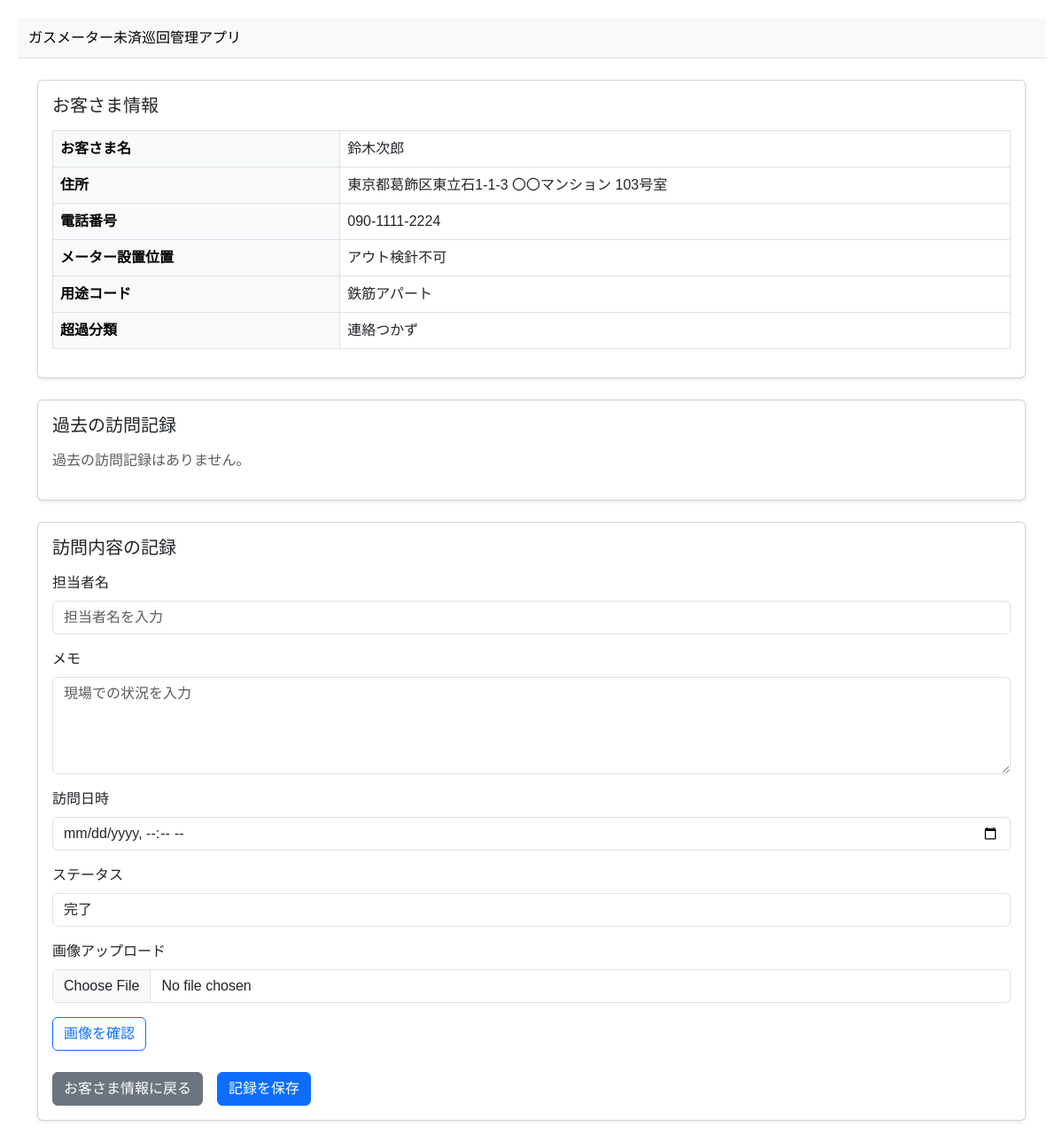
/visits/visit_record/6/, run on the app's committed database.
### customers/models.py (models this page shows, shortened)
class Customer(models.Model):
    name = models.CharField('お客様名', max_length=100)
    address1 = models.CharField('住所', max_length=255)
    address2 = models.CharField('丁目番地号', max_length=255, blank=True)
    address3 = models.CharField('アパート名', max_length=255, blank=True)
    latitude = models.DecimalField('緯度', max_digits=9, decimal_places=6, null=True, blank=True)
    longitude = models.DecimalField('経度', max_digits=9, decimal_places=6, null=True, blank=True)
    tel = models.CharField('電話番号', max_length=20, blank=True)
    inspection_dur_date = models.DateField('検定年月', null=True, blank=True)
    valv_status = models.CharField('開閉栓', max_length=20)
    current_model = models.CharField('現取付型号', max_length=100)
    current_serial_number = models.CharField('現社番', max_length=100)
    meter_location = models.CharField('メーター設置位置', max_length=255)
    usage_code = models.CharField('用途コード', max_length=50)
    excess_category = models.CharField('超過分類', max_length=50)
    reason = models.TextField('事由', blank=True)
    created_at = models.DateTimeField('作成日時', default=timezone.now)

### visits/views.py (the view, shortened to what this page needs)
# urls.py: path('visit_record/<int:customer_id>/', views.visit_record, name='visit_record'),
def visit_record(request, customer_id):  # ← customer_id を受け取る
    customer = get_object_or_404(Customer, id=customer_id)
    records = VisitRecord.objects.filter(customer=customer).order_by('-visit_date')
    return render(request, 'visits/visit_record.html', {
        'customer': customer,
        'records': records,
    })

### visits/templates/visits/visit_record.html (shortened to what this page needs)
<!DOCTYPE html>
<html lang="ja">
<head>
  <link href="https://cdn.jsdelivr.net/npm/bootstrap@5.3.0/dist/css/bootstrap.min.css"
        rel="stylesheet" />
</head>
<body>
<nav class="navbar navbar-light bg-light mb-4 border-bottom">
  <div class="container-fluid">
    <span class="navbar-brand mb-0 h1 fs-6">ガスメーター未済巡回管理アプリ</span>
  </div>
</nav>
<div class="container mt-4">
  <div class="card shadow-sm mb-4">
    <div class="card-body">
      <h2 class="h5 mb-3">お客さま情報</h2>
      <table class="table table-bordered align-middle">
        <tbody>
          <tr>
            <th class="table-light" style="width: 30%;">お客さま名</th>
            <td>{{ customer.name }}</td>
          </tr>
          <tr>
            <th class="table-light">住所</th>
            <td>{{ customer.address1 }} {{ customer.address2 }} {{ customer.address3 }}</td>
          </tr>
          <tr>
            <th class="table-light">電話番号</th>
            <td>{{ customer.tel }}</td>
          </tr>
          <tr>
            <th class="table-light">メーター設置位置</th>
            <td>{{ customer.meter_location }}</td>
          </tr>
          <tr>
            <th class="table-light">用途コード</th>
            <td>{{ customer.usage_code }}</td>
          </tr>
          <tr>
            <th class="table-light">超過分類</th>
            <td>{{ customer.excess_category }}</td>
          </tr>
        </tbody>
      </table>
    </div>
  </div>
  <div class="card shadow-sm mb-4">
    <div class="card-body">
      <h2 class="h5 mb-3">過去の訪問記録</h2>
      {% if records %}
        <table class="table table-bordered table-hover align-middle">
          <thead class="table-light">
            <tr>
              <th style="width: 20%;">訪問日時</th>
              <th style="width: 20%;">担当者</th>
              <th style="width: 60%;">メモ・画像</th>
            </tr>
          </thead>
          <tbody>
            {% for record in records %}
            <tr>
              <td>{{ record.visit_date|date:"Y/m/d H:i" }}</td>
              <td>{{ record.user }}</td>
              <td>
                {{ record.memo|linebreaksbr }}
                {% if record.photos.all %}
                  <div class="mt-2">
                    {% for photo in record.photos.all %}
                      <img src="{{ photo.file_path.url }}"
                           style="max-width: 120px; margin-right: 10px; cursor: pointer;"
                           data-bs-toggle="modal"
                           data-bs-target="#imageModal"
                           onclick="document.getElementById('modalImage').src='{{ photo.file_path.url }}'">
                    {% endfor %}
                  </div>
                {% endif %}
              </td>
            </tr>
            {% endfor %}
          </tbody>
        </table>
      {% else %}
        <p class="text-muted">過去の訪問記録はありません。</p>
      {% endif %}
    </div>
  </div>
  <div class="card shadow-sm mb-4">
    <div class="card-body">
      <h2 class="h5 mb-3">訪問内容の記録</h2>
      <form method="POST" enctype="multipart/form-data">
        <div class="mb-3">
          <label class="form-label">担当者名</label>
          <input type="text" name="staff_name" class="form-control" placeholder="担当者名を入力">
        </div>
        <div class="mb-3">
          <label class="form-label">メモ</label>
          <textarea name="memo" class="form-control" rows="4" placeholder="現場での状況を入力"></textarea>
        </div>
        <div class="mb-3">
          <label class="form-label">訪問日時</label>
          <input type="datetime-local" name="visit_date" class="form-control" required>
        </div>
        <div class="mb-3">
          <label class="form-label">ステータス</label>
          <select name="status" class="form-control" required>
            <option value="done">完了</option>
          </select>
        </div>
        <div class="mb-3">
          <label class="form-label">画像アップロード</label>
          <input type="file" name="photo" class="form-control" id="photoInput">
        </div>
        <div class="mb-3">
          <button type="button" class="btn btn-outline-primary" onclick="previewImage()">画像を確認</button>
        </div>
        <div class="d-flex gap-3 mt-4">
          <a href="{% url 'customer_detail' customer.id %}" class="btn btn-secondary">お客さま情報に戻る</a>
          <button type="submit" class="btn btn-primary">記録を保存</button>
        </div>
      </form>
    </div>
  </div>
</div>
</body>
</html>

### visits/templates/visits/visit_record.html (style rules this page uses)
body { font-family: sans-serif; margin: 20px; }

### data on the page
Customer: name "鈴木次郎", address1 "東京都葛飾区東立石1-1-3", address2 "〇〇マンション", address3 "103号室", tel "090-1111-2224", meter_location "アウト検針不可", usage_code "鉄筋アパート", excess_category "連絡つかず"
